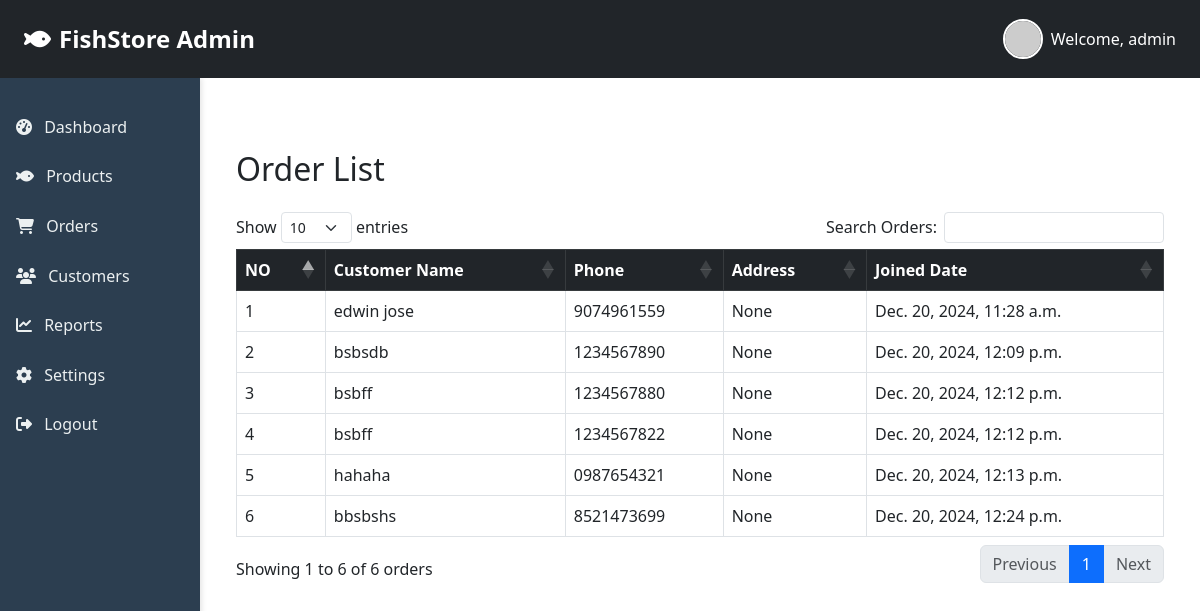
Page /customers/ (signed in) on the committed database.
### harbour_app/models.py (models this page shows, shortened)
class customUser(AbstractUser):
    is_business = models.BooleanField(default=False)
    groups = models.ManyToManyField(
        'auth.Group',
        related_name='customuser_set',  # This avoids conflict with default User model
        blank=True
    )
    user_permissions = models.ManyToManyField(
        'auth.Permission',
        related_name='customuser_permissions',  # This avoids conflict with default User model
        blank=True
    )

class Customer(models.Model):
    full_name = models.CharField(max_length=255)
    phone = models.CharField(max_length=15, unique=True)  # Made unique and required
    address = models.TextField(blank=True, null=True)
    password = models.CharField(max_length=128)
    created_at = models.DateTimeField(auto_now_add=True)

### harbour_app/views.py (the view)
# urls.py: path('customers/', views.customersList, name='customers-list'),
def customersList(request):
    customers=Customer.objects.all()
    return render(request,'customers_list.html',{'customers':customers})

### templates/customers_list.html (shortened to what this page needs)
{% extends 'index.html' %}
{% block body %}
{% load static %}
<link rel="stylesheet" href="https://cdn.datatables.net/1.13.6/css/dataTables.bootstrap5.min.css">
<div class="container mt-5">
    <h2 class="mb-4">Order List</h2>
    <table class="table table-bordered table-hover" id="orderTable">
        <thead class="table-dark">
            <tr>
                <th>NO</th>
                <th>Customer Name</th>
                <th>Phone</th>
                <th>Address</th>
                <th>Joined Date</th>
            </tr>
        </thead>
        <tbody>
            {% for customer in customers %}
            <tr>
                <td>{{ forloop.counter }}</td>
                <td>{{ customer.full_name }}</td>
                <td>{{ customer.phone }}</td>
                <td>{{ customer.address }}</td>
                <td>{{ customer.created_at }}</td>
            </tr>
            {% empty %}
            <tr>
                <td colspan="8" class="text-center">No orders have been placed yet.</td>
            </tr>
            {% endfor %}
        </tbody>
    </table>
</div>
{% endblock %}

### templates/index.html (shortened to what this page needs)
<!DOCTYPE html>
<html lang="en">
<head>
    <link href="https://cdn.jsdelivr.net/npm/bootstrap@5.3.0/dist/css/bootstrap.min.css" rel="stylesheet">
    <link rel="stylesheet" href="https://cdnjs.cloudflare.com/ajax/libs/font-awesome/6.4.0/css/all.min.css">
</head>
<body>
    <nav class="navbar navbar-dark bg-dark px-4 py-3">
        <a class="navbar-brand d-flex align-items-center" href="#">
            <i class="fas fa-fish me-2"></i>
            FishStore Admin
        </a>
        {% if user.is_authenticated %}
        <div class="profile-dropdown">
            <div class="d-flex align-items-center text-white">
                <img src="https://via.placeholder.com/50" alt="Profile" class="rounded-circle me-2" width="40" height="40">
                <span>Welcome, {{user.username}}</span>
            </div>
        </div>
        {% endif %}
    </nav>
    <div class="container-fluid">
        <div class="row">
            <nav class="col-md-3 col-lg-2 sidebar px-0">
                <div class="position-sticky">
                    <ul class="nav flex-column py-4">
                        <li class="nav-item">
                            <a class="nav-link active" href="{% url 'index' %}">
                                <i class="fas fa-tachometer-alt me-2"></i> Dashboard
                            </a>
                        </li>
                        <li class="nav-item">
                            <a class="nav-link" href="{% url 'fish_list' %}">
                                <i class="fas fa-fish me-2"></i> Products
                            </a>
                        </li>
                        <li class="nav-item">
                            <a class="nav-link" href="{% url 'order-list' %}">
                                <i class="fas fa-shopping-cart me-2"></i> Orders
                            </a>
                        </li>
                        <li class="nav-item">
                            <a class="nav-link" href="{% url 'customers-list' %}">
                                <i class="fas fa-users me-2"></i> Customers
                            </a>
                        </li>
                        <li class="nav-item">
                            <a class="nav-link" href="#">
                                <i class="fas fa-chart-line me-2"></i> Reports
                            </a>
                        </li>
                        <li class="nav-item">
                            <a class="nav-link" href="#">
                                <i class="fas fa-cog me-2"></i> Settings
                            </a>
                        </li>
                        <li class="nav-item">
                            <a class="nav-link" href="{% url 'logout' %}">
                                <i class="fas fa-sign-out-alt me-2"></i> Logout
                            </a>
                        </li>
                    </ul>
                </div>
            </nav>
            <main class="col-md-9 col-lg-10 px-4 py-4">
                {% block body %}{% endblock %}
            </main>
        </div>
    </div>
</body>
</html>

### templates/index.html (style rules this page uses)
:root { --primary-color: #2c3e50; --secondary-color: #34495e; }
.sidebar { min-height: 100vh; background: var(--primary-color); box-shadow: 2px 0 5px rgba(0,0,0,0.1); }
.navbar-brand { font-size: 1.5rem; font-weight: bold; }
.nav-link { color: #ecf0f1 !important; padding: 0.8rem 1rem; transition: all 0.3s; }
.profile-dropdown img { border: 2px solid #fff; }

### rows in the picture
customUser: username "admin"
Customer: full_name "edwin jose", phone "9074961559", address "None", created_at "Dec. 20, 2024, 11:28 a.m."
Customer: full_name "bsbsdb", phone "1234567890", address "None", created_at "Dec. 20, 2024, 12:09 p.m."
Customer: full_name "bsbff", phone "1234567880", address "None", created_at "Dec. 20, 2024, 12:12 p.m."
Customer: full_name "bsbff", phone "1234567822", address "None", created_at "Dec. 20, 2024, 12:12 p.m."
Customer: full_name "hahaha", phone "0987654321", address "None", created_at "Dec. 20, 2024, 12:13 p.m."
Customer: full_name "bbsbshs", phone "8521473699", address "None", created_at "Dec. 20, 2024, 12:24 p.m."
